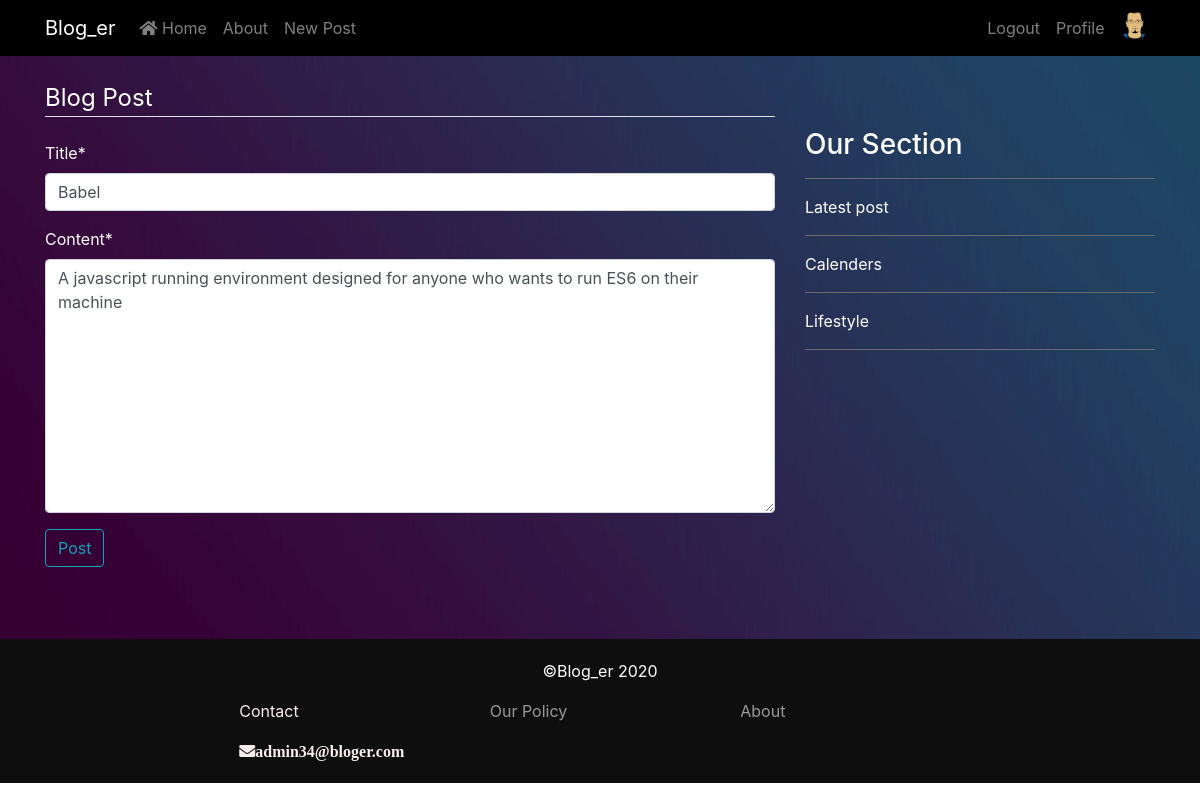
The app's page /post/11/update/ (signed in) with its own data.
### users/models.py (models this page shows, shortened)
class Profile(models.Model):
    user = models.OneToOneField(User, on_delete=models.CASCADE)
    p_pic = models.ImageField(default='default.jpg', upload_to='profile_pics')

### blog/models.py (models this page shows, shortened)
class Post(models.Model):
    title = models.CharField(max_length=200)
    author = models.ForeignKey(User, on_delete=models.CASCADE)
    content = models.TextField()
    date_posted = models.DateTimeField(default=timezone.now)
    view_count = models.PositiveIntegerField(default=0)
    objects = PostManager()

### blog/views.py (the view, shortened to what this page needs)
# urls.py: path('post/<int:pk>/update/', views.PostUpdateView.as_view(), name="post_update"),
class PostUpdateView(LoginRequiredMixin, UserPassesTestMixin, UpdateView):
    model = Post
    fields = ('title', 'content')
    def test_func(self):
        post = self.get_object()
        if self.request.user == post.author:
            return True
        return False

### blog/models.py (called while the page is built)
    def get_queryset(self):
        return PostQuerySet(self.model, using=self._db)

### blog/templates/blog/post_form.html (shortened to what this page needs)
{% extends 'blog/base.html' %}
{% load crispy_forms_tags %}
{% block content %}
<div class="row">
    <div class="col-md-8">
        <form action="" method="POST">
            <fieldset class="form-group">
                <legend class="border-bottom mb-4">Blog Post</legend>
                {{ form|crispy }}
                <div class="form-group">
                    <button class="btn btn-outline-info" type="submit">Post</button>
                </div>
            </fieldset>
        </form>
    </div>
    <div class="col-md-4">
        <div class="content-section mt-5">
            <h3>Our Section</h3>
            <hr>
            <p>Latest post</p>
            <hr>
            <p>Calenders</p>
            <hr>
            <p>Lifestyle</p>
            <hr>
        </div>
    </div>
</div>
{% endblock%}

### blog/templates/blog/nav-bar.html (shortened to what this page needs)
    <nav class="navbar navbar-dark navbar-expand-lg fixed-top bg-custom-2">
    <div class="container">
        <a class="navbar-brand" href="{% url 'blog:welcome' %}">Blog_er</a>
        <div class="collapse navbar-collapse" id="navbarSupportedContent-555">
            <ul class="navbar-nav mr-auto">
                <li class="nav-item">
                    <a class="nav-link" href="{% url 'blog:blog_home' %}"><i class="fa fa-home"></i>
                        Home
                    </a>
                </li>
                <li class="nav-item">
                    <a class="nav-link" href="#">About</a>
                </li>
                {% if request.user.is_authenticated %}
                <li class="nav-item">
                    <a class="nav-link" href="{% url 'blog:post_new' %}">New Post</a>
                </li>
                {% endif %}
            </ul>
            <ul class="navbar-nav ml-auto nav-flex-icons">
                {% if request.user.is_authenticated %}
                <li class="nav-item">
                    <a class="nav-link" href="{% url 'logout' %}">Logout</a>
                </li>
                <li class="nav-item">
                    <a class="nav-link" href="{% url 'profile' %}">Profile</a>
                </li>
                <li class="nav-item avatar">
                    <a class="nav-link p-0" href="{% url 'profile' %}">
                        <img src="{{ user.profile.p_pic.url }}" class="rounded-circle z-depth-0" alt="avatar image" height="35">
                    </a>
                </li>
                {% endif %}
            </ul>
        </div>
    </div>
</nav>

### static/css/style.css (style rules this page uses)
nav { background-color:black; }
hr { border-color: rgb(107, 107, 107); }

### records on screen
Post: title "Babel", content "A javascript running environment designed for anyone who wants to run ES6 on their machine"
